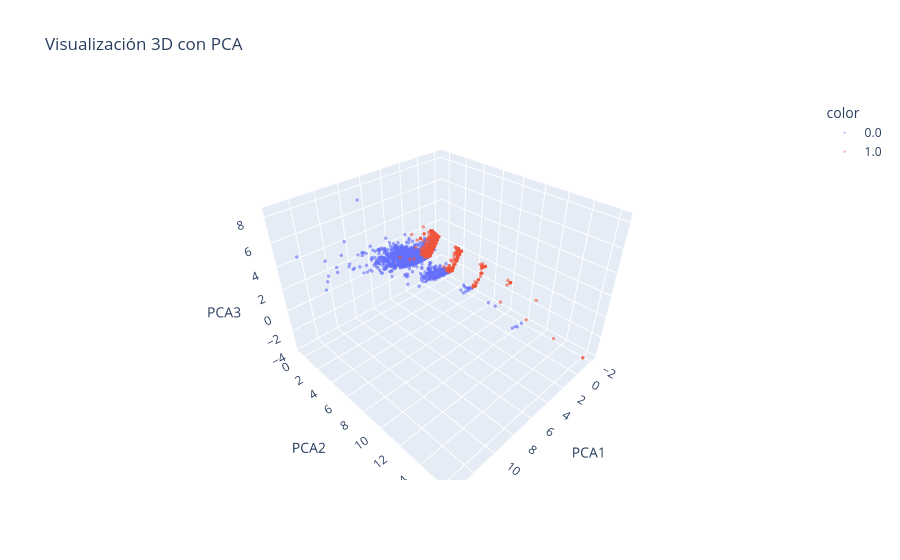

The code cell stored with this chart in its notebook:
### Code cell
# Visualizar los resultados de PCA
fig = px.scatter_3d(
    pca_3d_df,
    x='PCA1', y='PCA2', z='PCA3',
    color=pca_3d_df['label'].astype(str),
    title='Visualización 3D con PCA',
    opacity=0.6
)

fig.update_traces(marker=dict(size=2))  # Puedes ajustar el número (por ejemplo, 2 o 1.5 si quieres más pequeño)

fig.show()

### Figure 1 — Plotly figure (JSON) as saved in the notebook; plotly's stock layout.template omitted (floating-point values rounded to 4 significant figures; data arrays with more than 128 entries replaced by an {"elided": "..."} marker saying what was removed)
{"data": [{"hovertemplate": "color=0.0<br>PCA1=%{x}<br>PCA2=%{y}<br>PCA3=%{z}<extra></extra>", "legendgroup": "0.0", "marker": {"color": "#636efa", "opacity": 0.6, "size": 2, "symbol": "circle"}, "mode": "markers", "name": "0.0", "scene": "scene", "showlegend": true, "type": "scatter3d", "x": {"elided": "5000 float values"}, "y": {"elided": "5000 float values"}, "z": {"elided": "5000 float values"}}, {"hovertemplate": "color=1.0<br>PCA1=%{x}<br>PCA2=%{y}<br>PCA3=%{z}<extra></extra>", "legendgroup": "1.0", "marker": {"color": "#EF553B", "opacity": 0.6, "size": 2, "symbol": "circle"}, "mode": "markers", "name": "1.0", "scene": "scene", "showlegend": true, "type": "scatter3d", "x": {"elided": "5000 float values"}, "y": {"elided": "5000 float values"}, "z": {"elided": "5000 float values"}}], "layout": {"legend": {"title": {"text": "color"}, "tracegroupgap": 0}, "scene": {"domain": {"x": [0, 1], "y": [0, 1]}, "xaxis": {"title": {"text": "PCA1"}}, "yaxis": {"title": {"text": "PCA2"}}, "zaxis": {"title": {"text": "PCA3"}}}, "title": {"text": "Visualización 3D con PCA"}}}
